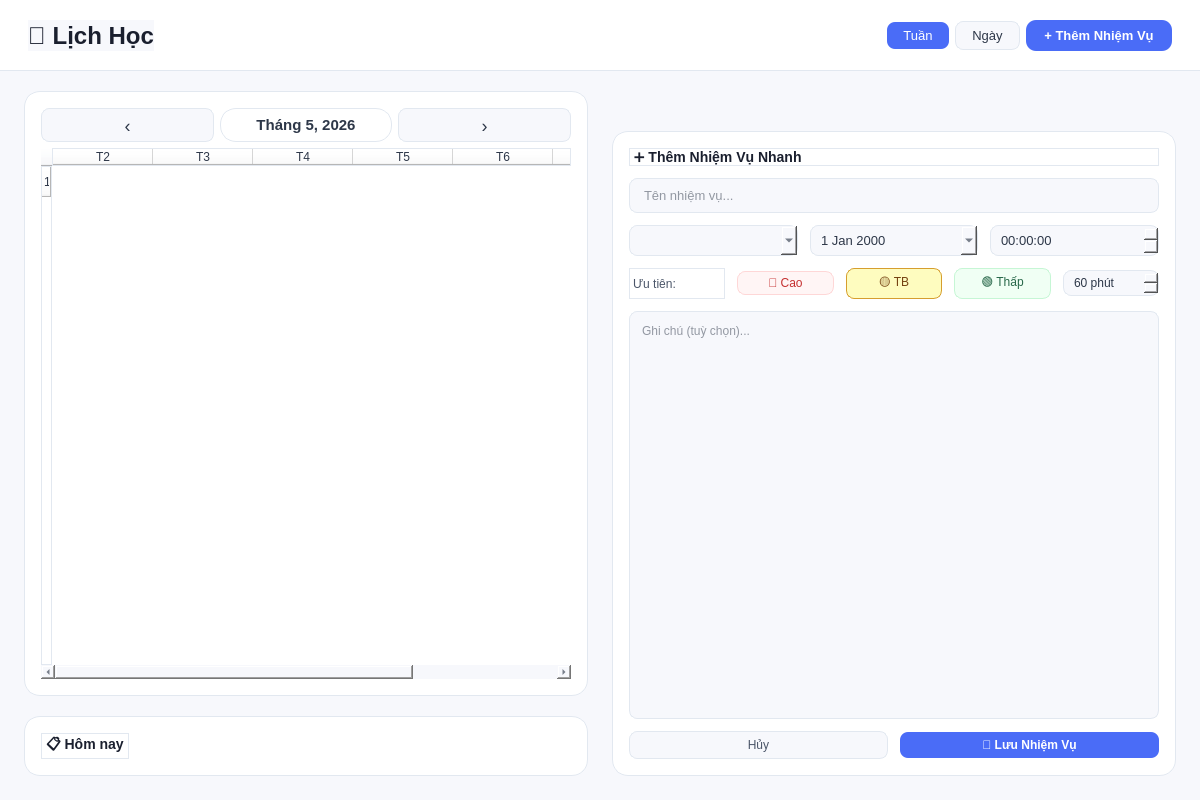
<?xml version="1.0" encoding="UTF-8"?>
<ui version="4.0">
 <class>PlannerPage</class>
 <widget class="QWidget" name="PlannerPage">
  <property name="geometry">
   <rect>
    <x>0</x>
    <y>0</y>
    <width>1200</width>
    <height>800</height>
   </rect>
  </property>
  <property name="windowTitle">
   <string>Lịch Học</string>
  </property>
  <property name="styleSheet">
   <string notr="true">
    QWidget {
      background-color: #f7f8fc;
      font-family: "Segoe UI", Arial, sans-serif;
      color: #2d3748;
    }
    QLabel#pageTitle {
      color: #1a1f2e;
      font-size: 24px;
      font-weight: bold;
    }
    QFrame.card {
      background-color: #ffffff;
      border-radius: 14px;
      border: 1px solid #e2e8f0;
    }
    QPushButton.btn-icon {
      background-color: #f7f8fc;
      border: 1px solid #e2e8f0;
      border-radius: 8px;
      padding: 6px 12px;
      font-size: 13px;
      color: #4a5568;
    }
    QPushButton.btn-icon:hover {
      background-color: #edf2f7;
    }
    QPushButton.btn-primary {
      background-color: #4a6cf7;
      color: white;
      border: none;
      border-radius: 10px;
      padding: 8px 16px;
      font-size: 13px;
      font-weight: 600;
    }
    QPushButton.btn-primary:hover {
      background-color: #3b5bdb;
    }
   </string>
  </property>
  <layout class="QVBoxLayout" name="mainLayout">
   <property name="spacing">
    <number>0</number>
   </property>
   <property name="leftMargin">
    <number>0</number>
   </property>
   <property name="topMargin">
    <number>0</number>
   </property>
   <property name="rightMargin">
    <number>0</number>
   </property>
   <property name="bottomMargin">
    <number>0</number>
   </property>
   <!-- Header -->
   <item>
    <widget class="QFrame" name="headerFrame">
     <property name="minimumHeight">
      <number>70</number>
     </property>
     <property name="styleSheet">
      <string>QFrame#headerFrame{background:#ffffff;border-bottom:1px solid #e2e8f0;}</string>
     </property>
     <layout class="QHBoxLayout" name="headerLayout">
      <property name="leftMargin">
       <number>28</number>
      </property>
      <property name="topMargin">
       <number>20</number>
      </property>
      <property name="rightMargin">
       <number>28</number>
      </property>
      <property name="bottomMargin">
       <number>20</number>
      </property>
      <item>
       <widget class="QLabel" name="pageTitle">
        <property name="text">
         <string>📅 Lịch Học</string>
        </property>
        <property name="styleSheet">
         <string>font-size:24px; font-weight:bold; color:#1a1f2e;</string>
        </property>
       </widget>
      </item>
      <item>
       <spacer>
        <property name="orientation">
         <enum>Qt::Horizontal</enum>
        </property>
        <property name="sizeHint" stdset="0">
         <size>
          <width>40</width>
          <height>20</height>
         </size>
        </property>
       </spacer>
      </item>
      <item>
       <widget class="QPushButton" name="btnWeekView">
        <property name="text">
         <string>Tuần</string>
        </property>
        <property name="checkable">
         <bool>true</bool>
        </property>
        <property name="checked">
         <bool>true</bool>
        </property>
        <property name="styleSheet">
         <string>QPushButton{background:#f7f8fc; color:#2d3748; border:1px solid #e2e8f0; border-radius:8px; padding:6px 16px; font-size:13px;}
QPushButton:checked{background:#4a6cf7; color:white; border:none;}
QPushButton:hover:!checked{background:#edf2f7; color:#2d3748;}</string>
        </property>
       </widget>
      </item>
      <item>
       <widget class="QPushButton" name="btnDayView">
        <property name="text">
         <string>Ngày</string>
        </property>
        <property name="checkable">
         <bool>true</bool>
        </property>
        <property name="styleSheet">
         <string>QPushButton{background:#f7f8fc; color:#2d3748; border:1px solid #e2e8f0; border-radius:8px; padding:6px 16px; font-size:13px;}
QPushButton:checked{background:#4a6cf7; color:white; border:none;}
QPushButton:hover:!checked{background:#edf2f7; color:#2d3748;}</string>
        </property>
       </widget>
      </item>
      <item>
       <widget class="QPushButton" name="btnAddTask">
        <property name="text">
         <string>+ Thêm Nhiệm Vụ</string>
        </property>
        <property name="cursor">
         <cursorShape>PointingHandCursor</cursorShape>
        </property>
        <property name="styleSheet">
         <string>QPushButton{background:#4a6cf7; color:white; border:none; border-radius:10px; padding:8px 18px; font-size:13px; font-weight:600;}
QPushButton:hover{background:#3b5bdb;}</string>
        </property>
       </widget>
      </item>
     </layout>
    </widget>
   </item>
   <!-- Nội dung chính: 2 cột -->
   <item>
    <layout class="QHBoxLayout" name="contentLayout">
     <property name="spacing">
      <number>24</number>
     </property>
     <property name="leftMargin">
      <number>24</number>
     </property>
     <property name="topMargin">
      <number>20</number>
     </property>
     <property name="rightMargin">
      <number>24</number>
     </property>
     <property name="bottomMargin">
      <number>24</number>
     </property>
     <!-- Cột trái: Lịch tuần + Danh sách nhiệm vụ hôm nay -->
     <item>
      <layout class="QVBoxLayout" name="leftColumn">
       <property name="spacing">
        <number>20</number>
       </property>
       <!-- Khung lịch tuần -->
       <item>
        <widget class="QFrame" name="calendarFrame">
         <property name="styleSheet">
          <string>QFrame{background:#ffffff; border-radius:16px; border:1px solid #e2e8f0;}</string>
         </property>
         <layout class="QVBoxLayout" name="calendarLayout">
          <property name="leftMargin">
           <number>16</number>
          </property>
          <property name="topMargin">
           <number>16</number>
          </property>
          <property name="rightMargin">
           <number>16</number>
          </property>
          <property name="bottomMargin">
           <number>16</number>
          </property>
          <item>
           <layout class="QHBoxLayout" name="weekNavLayout">
            <item>
             <widget class="QPushButton" name="btnPrevWeek">
              <property name="text">
               <string>‹</string>
              </property>
              <property name="styleSheet">
               <string>QPushButton{background:#f7f8fc; color:#2d3748; border:1px solid #e2e8f0; border-radius:8px; font-size:18px; width:32px; height:32px;}
QPushButton:hover{background:#edf2f7; color:#2d3748;}</string>
              </property>
             </widget>
            </item>
            <item>
             <widget class="QLabel" name="weekLabel">
              <property name="text">
               <string>Tháng 5, 2026</string>
              </property>
              <property name="alignment">
               <set>Qt::AlignCenter</set>
              </property>
              <property name="styleSheet">
               <string>font-size:15px; font-weight:bold; color:#2d3748;</string>
              </property>
             </widget>
            </item>
            <item>
             <widget class="QPushButton" name="btnNextWeek">
              <property name="text">
               <string>›</string>
              </property>
              <property name="styleSheet">
               <string>QPushButton{background:#f7f8fc; color:#2d3748; border:1px solid #e2e8f0; border-radius:8px; font-size:18px; width:32px; height:32px;}
QPushButton:hover{background:#edf2f7; color:#2d3748;}</string>
              </property>
             </widget>
            </item>
           </layout>
          </item>
          <item>
           <widget class="QTableWidget" name="weekCalendar">
            <property name="alternatingRowColors">
             <bool>false</bool>
            </property>
            <property name="selectionMode">
             <enum>QAbstractItemView::SingleSelection</enum>
            </property>
            <property name="selectionBehavior">
             <enum>QAbstractItemView::SelectItems</enum>
            </property>
            <property name="showGrid">
             <bool>false</bool>
            </property>
            <property name="rowCount">
             <number>1</number>
            </property>
            <property name="columnCount">
             <number>7</number>
            </property>
            <row/>
            <column>
             <property name="text">
              <string>T2</string>
             </property>
            </column>
            <column>
             <property name="text">
              <string>T3</string>
             </property>
            </column>
            <column>
             <property name="text">
              <string>T4</string>
             </property>
            </column>
            <column>
             <property name="text">
              <string>T5</string>
             </property>
            </column>
            <column>
             <property name="text">
              <string>T6</string>
             </property>
            </column>
            <column>
             <property name="text">
              <string>T7</string>
             </property>
            </column>
            <column>
             <property name="text">
              <string>CN</string>
             </property>
            </column>
            <property name="styleSheet">
             <string>
              QTableWidget {
                border: none;
                gridline-color: #f0f4f8;
                background: transparent;
              }
              QTableWidget::item {
                padding: 8px;
                border-radius: 8px;
              }
              QTableWidget::item:selected {
                background-color: #ebf4ff;
                color: #2b6cb0;
              }
              QHeaderView::section {
                background-color: #f7f8fc;
                color: #4a5568;
                font-size: 13px;
                font-weight: bold;
                border: none;
                padding: 8px;
              }
             </string>
            </property>
           </widget>
          </item>
         </layout>
        </widget>
       </item>
       <!-- Khung nhiệm vụ hôm nay -->
       <item>
        <widget class="QFrame" name="todayTasksFrame">
         <property name="styleSheet">
          <string>QFrame{background:#ffffff; border-radius:16px; border:1px solid #e2e8f0;}</string>
         </property>
         <layout class="QVBoxLayout" name="todayTasksLayout">
          <property name="leftMargin">
           <number>16</number>
          </property>
          <property name="topMargin">
           <number>16</number>
          </property>
          <property name="rightMargin">
           <number>16</number>
          </property>
          <property name="bottomMargin">
           <number>16</number>
          </property>
          <item>
           <layout class="QHBoxLayout">
            <item>
             <widget class="QLabel" name="todayLabel">
              <property name="text">
               <string>📋 Hôm nay</string>
              </property>
              <property name="styleSheet">
               <string>font-size:14px; font-weight:bold; color:#1a1f2e;</string>
              </property>
             </widget>
            </item>
            <item>
             <spacer>
              <property name="orientation">
               <enum>Qt::Horizontal</enum>
              </property>
              <property name="sizeHint" stdset="0">
               <size>
                <width>40</width>
                <height>20</height>
               </size>
              </property>
             </spacer>
            </item>
           </layout>
          </item>
         </layout>
        </widget>
       </item>
      </layout>
     </item>
     <!-- Cột phải: Pomodoro + Buổi học mới + Form thêm task nhanh -->
     <item>
      <layout class="QVBoxLayout" name="rightColumn">
       <property name="spacing">
        <number>20</number>
       </property>
       <property name="topMargin">
        <number>0</number>
       </property>
       <!-- Pomodoro Timer placeholder -->
       <item>
        <widget class="QFrame" name="pomodoroPlaceholder">
         <property name="minimumHeight">
          <number>0</number>
         </property>
         <property name="styleSheet">
          <string>QFrame{background:transparent; border:none;}</string>
         </property>
         <layout class="QVBoxLayout" name="pomodoroLayout">
          <property name="spacing">
           <number>0</number>
          </property>
          <property name="leftMargin">
           <number>0</number>
          </property>
          <property name="topMargin">
           <number>0</number>
          </property>
          <property name="rightMargin">
           <number>0</number>
          </property>
          <property name="bottomMargin">
           <number>0</number>
          </property>
         </layout>
        </widget>
       </item>
       <!-- Learning Session placeholder -->
       <item>
        <widget class="QFrame" name="learningSessionPlaceholder">
         <property name="styleSheet">
          <string>QFrame{background:transparent; border:none;}</string>
         </property>
         <layout class="QVBoxLayout" name="learningSessionLayout">
          <property name="spacing">
           <number>0</number>
          </property>
          <property name="leftMargin">
           <number>0</number>
          </property>
          <property name="topMargin">
           <number>0</number>
          </property>
          <property name="rightMargin">
           <number>0</number>
          </property>
          <property name="bottomMargin">
           <number>0</number>
          </property>
         </layout>
        </widget>
       </item>
       <!-- Form thêm nhiệm vụ nhanh -->
       <item>
        <widget class="QFrame" name="quickAddFrame">
         <property name="styleSheet">
          <string>QFrame{background:#ffffff; border-radius:16px; border:1px solid #e2e8f0;}</string>
         </property>
         <layout class="QVBoxLayout" name="quickAddLayout">
          <property name="leftMargin">
           <number>16</number>
          </property>
          <property name="topMargin">
           <number>16</number>
          </property>
          <property name="rightMargin">
           <number>16</number>
          </property>
          <property name="bottomMargin">
           <number>16</number>
          </property>
          <property name="spacing">
           <number>12</number>
          </property>
          <item>
           <widget class="QLabel" name="quickAddTitle">
            <property name="text">
             <string>➕ Thêm Nhiệm Vụ Nhanh</string>
            </property>
            <property name="styleSheet">
             <string>font-size:14px; font-weight:bold; color:#1a1f2e;</string>
            </property>
           </widget>
          </item>
          <item>
           <widget class="QLineEdit" name="taskNameInput">
            <property name="placeholderText">
             <string>Tên nhiệm vụ...</string>
            </property>
            <property name="styleSheet">
             <string>QLineEdit{background:#f7f8fc; color:#2d3748; border:1px solid #e2e8f0; border-radius:8px; padding:8px 12px; font-size:13px;}
QLineEdit:focus{border-color:#4a6cf7; background:#ffffff; color:#2d3748;}</string>
            </property>
           </widget>
          </item>
          <item>
           <layout class="QHBoxLayout" name="quickSubjectLayout">
            <item>
             <widget class="QComboBox" name="taskSubjectCombo">
              <property name="minimumWidth">
               <number>120</number>
              </property>
              <property name="styleSheet">
               <string>QComboBox{background:#f7f8fc; color:#2d3748; border:1px solid #e2e8f0; border-radius:8px; padding:6px 8px; font-size:13px;}
QComboBox:focus{border-color:#4a6cf7; color:#2d3748;}</string>
              </property>
             </widget>
            </item>
            <item>
             <widget class="QDateEdit" name="taskDateEdit">
              <property name="calendarPopup">
               <bool>true</bool>
              </property>
              <property name="styleSheet">
               <string>QDateEdit{background:#f7f8fc; color:#2d3748; border:1px solid #e2e8f0; border-radius:8px; padding:6px 8px; font-size:13px;}</string>
              </property>
             </widget>
            </item>
            <item>
             <widget class="QTimeEdit" name="taskTimeEdit">
              <property name="styleSheet">
               <string>QTimeEdit{background:#f7f8fc; color:#2d3748; border:1px solid #e2e8f0; border-radius:8px; padding:6px 8px; font-size:13px;}</string>
              </property>
             </widget>
            </item>
           </layout>
          </item>
          <item>
           <layout class="QHBoxLayout" name="quickPriorityLayout">
            <item>
             <widget class="QLabel" name="priorityLabel">
              <property name="text">
               <string>Ưu tiên:</string>
              </property>
              <property name="styleSheet">
               <string>color:#4a5568; font-size:12px;</string>
              </property>
             </widget>
            </item>
            <item>
             <widget class="QPushButton" name="priorityHigh">
              <property name="text">
               <string>🔴 Cao</string>
              </property>
              <property name="checkable">
               <bool>true</bool>
              </property>
              <property name="styleSheet">
               <string>QPushButton{background:#fff5f5; color:#c53030; border:1px solid #fed7d7; border-radius:8px; padding:4px 12px; font-size:12px;}
QPushButton:checked{background:#fed7d7; border-color:#c53030;}</string>
              </property>
             </widget>
            </item>
            <item>
             <widget class="QPushButton" name="priorityMed">
              <property name="text">
               <string>🟡 TB</string>
              </property>
              <property name="checkable">
               <bool>true</bool>
              </property>
              <property name="checked">
               <bool>true</bool>
              </property>
              <property name="styleSheet">
               <string>QPushButton{background:#fffff0; color:#744210; border:1px solid #fefcbf; border-radius:8px; padding:4px 12px; font-size:12px;}
QPushButton:checked{background:#fefcbf; border-color:#d69e2e;}</string>
              </property>
             </widget>
            </item>
            <item>
             <widget class="QPushButton" name="priorityLow">
              <property name="text">
               <string>🟢 Thấp</string>
              </property>
              <property name="checkable">
               <bool>true</bool>
              </property>
              <property name="styleSheet">
               <string>QPushButton{background:#f0fff4; color:#276749; border:1px solid #c6f6d5; border-radius:8px; padding:4px 12px; font-size:12px;}
QPushButton:checked{background:#c6f6d5; border-color:#38a169;}</string>
              </property>
             </widget>
            </item>
            <item>
             <widget class="QSpinBox" name="taskDurationSpin">
              <property name="suffix">
               <string> phút</string>
              </property>
              <property name="minimum">
               <number>15</number>
              </property>
              <property name="maximum">
               <number>480</number>
              </property>
              <property name="singleStep">
               <number>15</number>
              </property>
              <property name="value">
               <number>60</number>
              </property>
              <property name="styleSheet">
               <string>QSpinBox{background:#f7f8fc; color:#2d3748; border:1px solid #e2e8f0; border-radius:8px; padding:4px 8px; font-size:12px;}</string>
              </property>
             </widget>
            </item>
           </layout>
          </item>
          <item>
           <widget class="QPlainTextEdit" name="taskNotesInput">
            <property name="placeholderText">
             <string>Ghi chú (tuỳ chọn)...</string>
            </property>
            <property name="maximumHeight">
             <number>60</number>
            </property>
            <property name="styleSheet">
             <string>QPlainTextEdit{background:#f7f8fc; color:#2d3748; border:1px solid #e2e8f0; border-radius:8px; padding:8px; font-size:12px;}
QPlainTextEdit:focus{border-color:#4a6cf7; background:#ffffff; color:#2d3748;}</string>
            </property>
           </widget>
          </item>
          <item>
           <layout class="QHBoxLayout" name="quickAddButtons">
            <item>
             <widget class="QPushButton" name="btnCancelTask">
              <property name="text">
               <string>Hủy</string>
              </property>
              <property name="styleSheet">
               <string>QPushButton{background:#f7f8fc; color:#4a5568; border:1px solid #e2e8f0; border-radius:8px; padding:6px 12px;}
QPushButton:hover{background:#edf2f7; color:#4a5568;}</string>
              </property>
             </widget>
            </item>
            <item>
             <widget class="QPushButton" name="btnSaveTask">
              <property name="text">
               <string>💾 Lưu Nhiệm Vụ</string>
              </property>
              <property name="styleSheet">
               <string>QPushButton{background:#4a6cf7; color:white; border:none; border-radius:8px; padding:6px 16px; font-weight:600;}
QPushButton:hover{background:#3b5bdb;}</string>
              </property>
             </widget>
            </item>
           </layout>
          </item>
         </layout>
        </widget>
       </item>
      </layout>
     </item>
    </layout>
   </item>
  </layout>
 </widget>
 <resources/>
 <connections/>
</ui>
